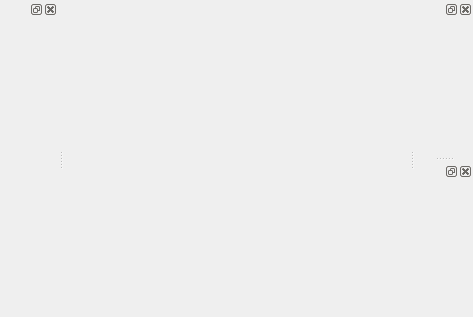
<?xml version="1.0" encoding="UTF-8"?>
<ui version="4.0">
 <class>MainWindow</class>
 <widget class="QMainWindow" name="MainWindow">
  <property name="geometry">
   <rect>
    <x>0</x>
    <y>0</y>
    <width>473</width>
    <height>317</height>
   </rect>
  </property>
  <property name="windowTitle">
   <string>MainWindow</string>
  </property>
  <widget class="QWidget" name="centralWidget">
   <layout class="QHBoxLayout" name="horizontalLayout"/>
  </widget>
  <widget class="QDockWidget" name="projectDock">
   <attribute name="dockWidgetArea">
    <number>2</number>
   </attribute>
   <widget class="QWidget" name="projectContents">
    <layout class="QHBoxLayout" name="horizontalLayout_2"/>
   </widget>
  </widget>
  <widget class="QDockWidget" name="propertyDock">
   <attribute name="dockWidgetArea">
    <number>2</number>
   </attribute>
   <widget class="QWidget" name="propertyContents">
    <layout class="QHBoxLayout" name="horizontalLayout_4"/>
   </widget>
  </widget>
  <widget class="QDockWidget" name="paletteDock">
   <attribute name="dockWidgetArea">
    <number>1</number>
   </attribute>
   <widget class="QWidget" name="paletteContents">
    <layout class="QHBoxLayout" name="horizontalLayout_3"/>
   </widget>
  </widget>
 </widget>
 <layoutdefault spacing="6" margin="11"/>
 <resources/>
 <connections/>
</ui>
